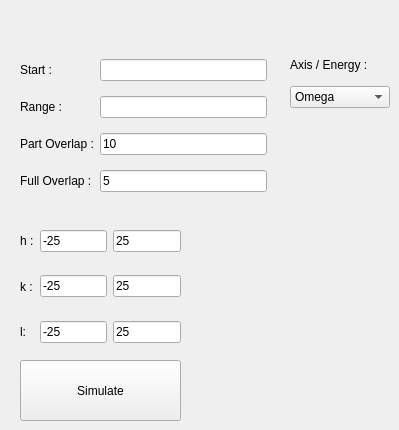
    <widget class="QWidget" name="tab">
     <attribute name="title">
      <string>Predict</string>
     </attribute>
     <widget class="QPushButton" name="diffImageSimulateButton">
      <property name="geometry">
       <rect>
        <x>20</x>
        <y>360</y>
        <width>161</width>
        <height>61</height>
       </rect>
      </property>
      <property name="text">
       <string>Simulate</string>
      </property>
     </widget>
     <widget class="QWidget" name="layoutWidget">
      <property name="geometry">
       <rect>
        <x>20</x>
        <y>230</y>
        <width>161</width>
        <height>113</height>
       </rect>
      </property>
      <layout class="QGridLayout" name="gridLayout_7">
       <item row="0" column="0">
        <widget class="QLabel" name="label_76">
         <property name="text">
          <string>h :</string>
         </property>
        </widget>
       </item>
       <item row="0" column="1">
        <widget class="QLineEdit" name="pred_h0LE">
         <property name="text">
          <string>-25</string>
         </property>
        </widget>
       </item>
       <item row="0" column="2">
        <widget class="QLineEdit" name="pred_h1LE">
         <property name="text">
          <string>25</string>
         </property>
        </widget>
       </item>
       <item row="1" column="1" rowspan="2">
        <widget class="QLineEdit" name="pred_k0LE">
         <property name="text">
          <string>-25</string>
         </property>
        </widget>
       </item>
       <item row="1" column="2" rowspan="2">
        <widget class="QLineEdit" name="pred_k1LE">
         <property name="text">
          <string>25</string>
         </property>
        </widget>
       </item>
       <item row="3" column="1">
        <widget class="QLineEdit" name="pred_l0LE">
         <property name="text">
          <string>-25</string>
         </property>
        </widget>
       </item>
       <item row="3" column="2">
        <widget class="QLineEdit" name="pred_l1LE">
         <property name="text">
          <string>25</string>
         </property>
        </widget>
       </item>
       <item row="3" column="0">
        <widget class="QLabel" name="label_79">
         <property name="text">
          <string>l:</string>
         </property>
        </widget>
       </item>
       <item row="1" column="0" rowspan="2">
        <widget class="QLabel" name="label_72">
         <property name="text">
          <string>k :</string>
         </property>
        </widget>
       </item>
      </layout>
     </widget>
     <widget class="QWidget" name="layoutWidget">
      <property name="geometry">
       <rect>
        <x>20</x>
        <y>50</y>
        <width>247</width>
        <height>152</height>
       </rect>
      </property>
      <layout class="QGridLayout" name="gridLayout_8">
       <item row="2" column="0" colspan="2">
        <widget class="QLabel" name="label_78">
         <property name="text">
          <string>Part Overlap :</string>
         </property>
        </widget>
       </item>
       <item row="2" column="2">
        <widget class="QLineEdit" name="pred_partOverlapLE">
         <property name="text">
          <string>10</string>
         </property>
        </widget>
       </item>
       <item row="3" column="0" colspan="2">
        <widget class="QLabel" name="label_77">
         <property name="text">
          <string>Full Overlap :</string>
         </property>
        </widget>
       </item>
       <item row="3" column="2">
        <widget class="QLineEdit" name="pred_fullOverlapLE">
         <property name="text">
          <string>5</string>
         </property>
        </widget>
       </item>
       <item row="1" column="2">
        <widget class="QLineEdit" name="pred_rangeLE"/>
       </item>
       <item row="0" column="2">
        <widget class="QLineEdit" name="pred_startLE"/>
       </item>
       <item row="0" column="0" colspan="2">
        <widget class="QLabel" name="label_70">
         <property name="text">
          <string>Start :</string>
         </property>
        </widget>
       </item>
       <item row="1" column="0" colspan="2">
        <widget class="QLabel" name="label_71">
         <property name="text">
          <string>Range :</string>
         </property>
        </widget>
       </item>
      </layout>
     </widget>
     <widget class="QWidget" name="layoutWidget">
      <property name="geometry">
       <rect>
        <x>290</x>
        <y>50</y>
        <width>100</width>
        <height>58</height>
       </rect>
      </property>
      <layout class="QVBoxLayout" name="verticalLayout">
       <item>
        <widget class="QLabel" name="label_73">
         <property name="text">
          <string>Axis / Energy : </string>
         </property>
        </widget>
       </item>
       <item>
        <widget class="QComboBox" name="comboBox_2">
         <item>
          <property name="text">
           <string>Omega</string>
          </property>
         </item>
         <item>
          <property name="text">
           <string>Energy</string>
          </property>
         </item>
        </widget>
       </item>
      </layout>
     </widget>
    </widget>
